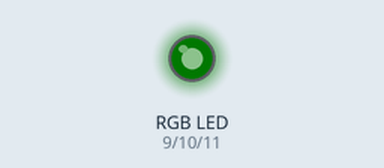
Recording of a sketch running on a simulated Arduino Uno, built with avr-gcc and run on an emulated ATmega328P. Shown: an RGB LED mixed from three pins (HIGH = lit). Dim RGB values are drawn brighter than linear.

Above: at 0.05 s.
At 1.15 s:
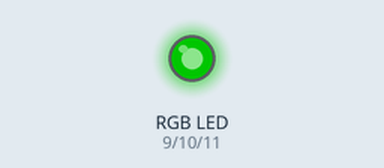
At 2.3 s:
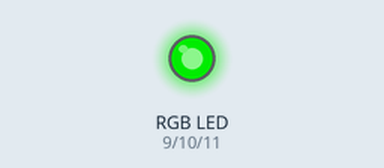
At 4.55 s:
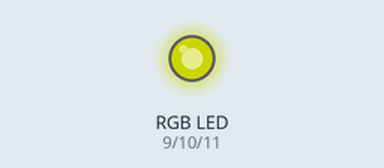
At 6.8 s:
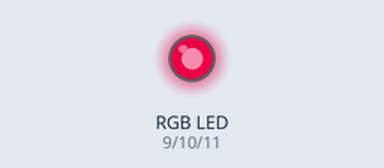
At 9.1 s:
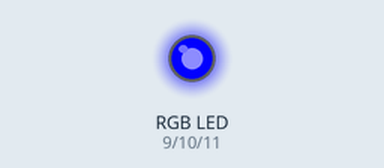
Timing chart, 0 to 11.9 s (numbered marks = the images above):
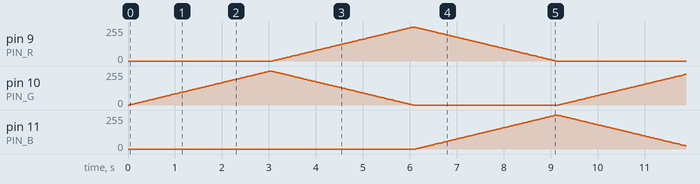

The sketch:

WS2812.ino
```cpp
#define PIN_R (9)
#define PIN_G (10)
#define PIN_B (11)

typedef struct
{
  uint8_t r;
  uint8_t g;
  uint8_t b;
} RGB;

const RGB none = {0, 0, 0};
const RGB red = {255, 0, 0};
const RGB green = {0, 255, 0};
const RGB blue = {0, 0, 255};

RGB currentColor;

RGB mixColor(RGB first, RGB second, float factor)
{
  RGB color;

  color.r = first.r * (1.0f - factor) + second.r * factor;
  color.g = first.g * (1.0f - factor) + second.g * factor;
  color.b = first.b * (1.0f - factor) + second.b * factor;

  return color;
}

void setColor(RGB color)
{
  analogWrite(PIN_R, color.r);
  analogWrite(PIN_G, color.g);
  analogWrite(PIN_B, color.b);

  currentColor = color;
}

void fadeFromTo(RGB from, RGB to, size_t duration)
{
  for (float p = 0.0f; p < 1.0f; p += 0.01f)
  {
    setColor(mixColor(from, to, p));
    delay(duration / 100);
  }
}

void fadeTo(RGB to, size_t duration)
{
    fadeFromTo(currentColor, to, duration);
}

void flash(RGB color, size_t duration)
{
  RGB tmp = currentColor;
  fadeTo(color, duration / 2);
  fadeTo(tmp, duration / 2);
}

void setup()
{
  Serial.begin(115200);

  pinMode(PIN_R, OUTPUT);
  pinMode(PIN_G, OUTPUT);
  pinMode(PIN_B, OUTPUT);
}

void loop()
{
  fadeTo(green, 3000);
  fadeTo(red, 3000);
  fadeTo(blue, 3000);
}
```
